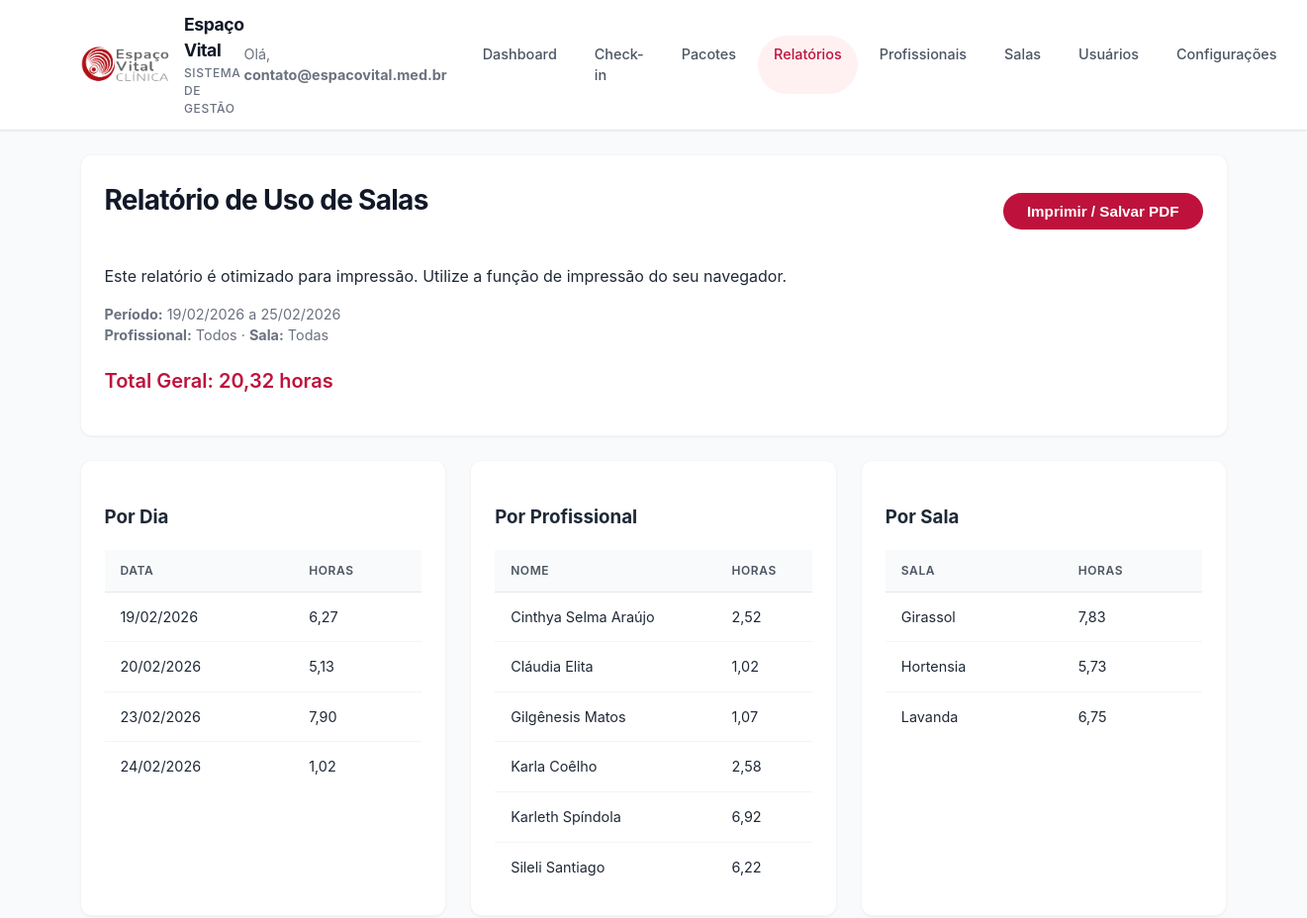
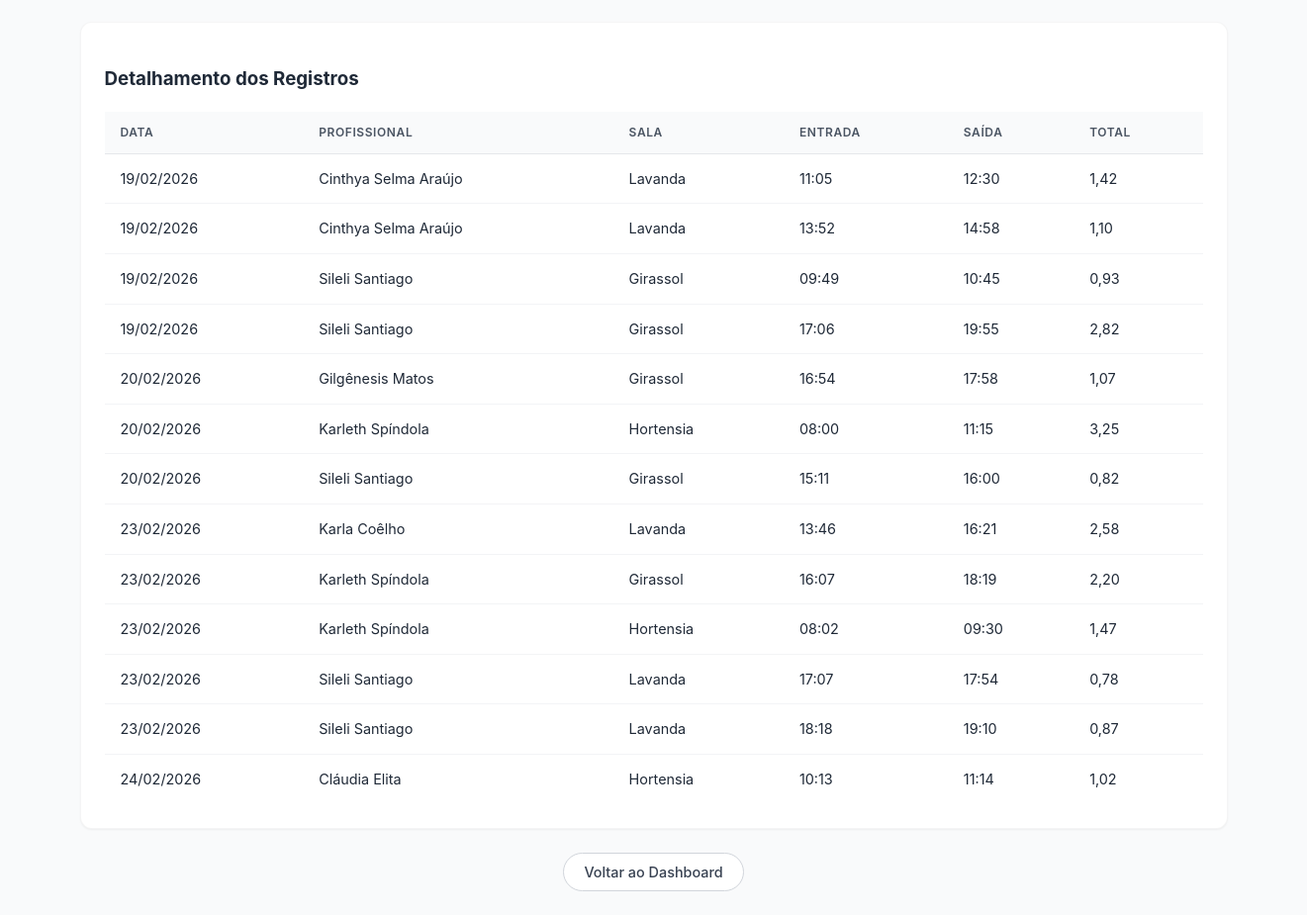
/index.php?route=relatorios (signed in), run on the app's committed database (2 pictures, top to bottom).
### tables this page shows
CREATE TABLE "registros" (
            id INTEGER PRIMARY KEY AUTOINCREMENT,
            profissional_id INTEGER,
            sala_id INTEGER,
            data TEXT,
            hora_checkin TEXT,
            hora_checkout TEXT,
            total_horas REAL,
            FOREIGN KEY(profissional_id) REFERENCES profissionais(id),
            FOREIGN KEY(sala_id) REFERENCES salas(id)
        );

CREATE TABLE profissionais (
    id INTEGER PRIMARY KEY AUTOINCREMENT,
    nome TEXT NOT NULL UNIQUE,
    ativo INTEGER NOT NULL DEFAULT 1
);

CREATE TABLE salas (
    id INTEGER PRIMARY KEY AUTOINCREMENT,
    nome TEXT NOT NULL UNIQUE,
    ativo INTEGER NOT NULL DEFAULT 1
);

### src/Controllers/ReportController.php (called while the page is built, shortened)
<?php
class ReportController extends Controller
{
    public function index()
    {
        $data_inicio = isset($_GET['data_inicio']) ? trim($_GET['data_inicio']) : '';
        $data_fim = isset($_GET['data_fim']) ? trim($_GET['data_fim']) : '';
        if ($data_inicio === '' && $data_fim === '') {
            $data_fim = date('Y-m-d');
            $data_inicio = date('Y-m-d', strtotime('-6 days'));
        } elseif ($data_inicio === '' && $data_fim !== '') {
            $data_inicio = $data_fim;
        } elseif ($data_inicio !== '' && $data_fim === '') {
            $data_fim = $data_inicio;
        }
        $profNome = null;
        $salaNome = null;
        $filters = [
            'data_inicio' => $data_inicio,
            'data_fim' => $data_fim,
            'profissional' => $profNome,
            'sala' => $salaNome
        ];
        $resumoDia = Registry::getSummaryByDay($filters);
        $resumoProf = Registry::getSummaryByProfessional($filters);
        $resumoSala = Registry::getSummaryByRoom($filters);
        $totalGeral = Registry::getTotalHours($filters);
        $detalhes = Registry::search($filters);
        $this->view('reports/index', [
            'data_inicio' => $data_inicio,
            'data_fim' => $data_fim,
            'profNome' => $profNome,
            'salaNome' => $salaNome,
            'resumoDia' => $resumoDia,
            'resumoProf' => $resumoProf,
            'resumoSala' => $resumoSala,
            'totalGeral' => $totalGeral,
            'detalhes' => $detalhes,
        ]);
    }
}

### config/autoloader.php (called while the page is built, shortened)
<?php
spl_autoload_register(function ($class) {
    $prefix = 'Clinica\\';
    $base_dir = __DIR__ . '/../src/';
    $len = strlen($prefix);
    $relative_class = substr($class, $len);
    $file = $base_dir . str_replace('\\', '/', $relative_class) . '.php';
});

### src/Helpers/DateHelper.php (called while the page is built, shortened)
<?php
class DateHelper
{
    public static function formatBr($date)
    {
        $d = DateTime::createFromFormat('Y-m-d', $date);
        return $d ? $d->format('d/m/Y') : $date;
    }
}

### src/Models/Registry.php (called while the page is built, shortened)
<?php
class Registry
{
    public static function search($filters = [])
    {
        $pdo = Database::getInstance()->getConnection();
        list($where, $params) = self::buildWhere($filters);
        $sql = "
            SELECT r.*, p.nome as profissional, s.nome as sala
            FROM registros r
            LEFT JOIN profissionais p ON r.profissional_id = p.id
            LEFT JOIN salas s ON r.sala_id = s.id
            WHERE $where
            ORDER BY r.data, profissional, sala, r.hora_checkin
        ";
        $stmt = $pdo->prepare($sql);
        $stmt->execute($params);
        return $stmt->fetchAll();
    }
    public static function getSummaryByDay($filters = [])
    {
        $pdo = Database::getInstance()->getConnection();
        list($where, $params) = self::buildWhere($filters);
        $stmt = $pdo->prepare("
            SELECT r.data, SUM(IFNULL(r.total_horas, 0)) AS horas_total
            FROM registros r
            LEFT JOIN profissionais p ON r.profissional_id = p.id
            LEFT JOIN salas s ON r.sala_id = s.id
            WHERE $where
            GROUP BY r.data ORDER BY r.data
        ");
        $stmt->execute($params);
        return $stmt->fetchAll();
    }
    public static function getSummaryByProfessional($filters = [])
    {
        $pdo = Database::getInstance()->getConnection();
        list($where, $params) = self::buildWhere($filters);
        $stmt = $pdo->prepare("
            SELECT p.nome as profissional, SUM(IFNULL(r.total_horas, 0)) AS horas_total
            FROM registros r
            LEFT JOIN profissionais p ON r.profissional_id = p.id
            LEFT JOIN salas s ON r.sala_id = s.id
            WHERE $where
            GROUP BY p.nome ORDER BY p.nome
        ");
        $stmt->execute($params);
        return $stmt->fetchAll();
    }
    public static function getSummaryByRoom($filters = [])
    {
        $pdo = Database::getInstance()->getConnection();
        list($where, $params) = self::buildWhere($filters);
        $stmt = $pdo->prepare("
            SELECT s.nome as sala, SUM(IFNULL(r.total_horas, 0)) AS horas_total
            FROM registros r
            LEFT JOIN profissionais p ON r.profissional_id = p.id
            LEFT JOIN salas s ON r.sala_id = s.id
            WHERE $where
            GROUP BY s.nome ORDER BY s.nome
        ");
        $stmt->execute($params);
        return $stmt->fetchAll();
    }
    public static function getTotalHours($filters = [])
    {
        $pdo = Database::getInstance()->getConnection();
        list($where, $params) = self::buildWhere($filters);
        $stmt = $pdo->prepare("
            SELECT SUM(IFNULL(r.total_horas, 0)) AS horas_total
            FROM registros r
            LEFT JOIN profissionais p ON r.profissional_id = p.id
            LEFT JOIN salas s ON r.sala_id = s.id
            WHERE $where
        ");
        $stmt->execute($params);
        $res = $stmt->fetch();
        return $res ? (float) $res['horas_total'] : 0.0;
    }
    private static function buildWhere($filters)
    {
        $where = "r.hora_checkout IS NOT NULL";
        $params = [];
        if (!empty($filters['data_inicio']) && !empty($filters['data_fim'])) {
            $where .= " AND r.data BETWEEN :data_inicio AND :data_fim";
            $params[':data_inicio'] = $filters['data_inicio'];
            $params[':data_fim'] = $filters['data_fim'];
        }
        return [$where, $params];
    }
}

### src/Views/reports/index.php (the view, shortened to what this page needs)
<!DOCTYPE html>
<html lang="pt-br">
<head>
    <link rel="stylesheet" href="style.css">
</head>
<body>
<?php include __DIR__ . '/../layouts/header.php'; ?>
<main class="container">
    <div class="card">
        <div class="topbar">
            <h1>Relatório de Uso de Salas</h1>
            <button type="button" class="btn-primary no-print" onclick="window.print();">Imprimir / Salvar PDF</button>
        </div>
        <div class="no-print info" style="margin-bottom:16px;">
            Este relatório é otimizado para impressão. Utilize a função de impressão do seu navegador.
        </div>
        <p class="info">
            <strong>Período:</strong> <?= \Clinica\Helpers\DateHelper::formatBr($data_inicio) ?> a <?= \Clinica\Helpers\DateHelper::formatBr($data_fim) ?><br>
            <strong>Profissional:</strong> <?= $profNome ? htmlspecialchars($profNome) : 'Todos' ?> ·
            <strong>Sala:</strong> <?= $salaNome ? htmlspecialchars($salaNome) : 'Todas' ?>
        </p>
        <h2 style="margin-top:20px; color:var(--primary-color);">Total Geral: <?= number_format($totalGeral, 2, ',', '') ?> horas</h2>
    </div>
    <div class="grid-3">
        <div class="card">
            <h3>Por Dia</h3>
            <?php if (empty($resumoDia)): ?>
                <p class="info">Sem dados.</p>
            <?php else: ?>
                <table>
                    <thead><tr><th>Data</th><th>Horas</th></tr></thead>
                    <tbody>
                        <?php foreach ($resumoDia as $r): ?>
                            <tr>
                                <td><?= \Clinica\Helpers\DateHelper::formatBr($r['data']) ?></td>
                                <td><?= number_format((float)$r['horas_total'], 2, ',', '') ?></td>
                            </tr>
                        <?php endforeach; ?>
                    </tbody>
                </table>
            <?php endif; ?>
        </div>
        <div class="card">
            <h3>Por Profissional</h3>
            <?php if (empty($resumoProf)): ?>
                <p class="info">Sem dados.</p>
            <?php else: ?>
                <table>
                    <thead><tr><th>Nome</th><th>Horas</th></tr></thead>
                    <tbody>
                        <?php foreach ($resumoProf as $r): ?>
                            <tr>
                                <td><?= htmlspecialchars($r['profissional']) ?></td>
                                <td><?= number_format((float)$r['horas_total'], 2, ',', '') ?></td>
                            </tr>
                        <?php endforeach; ?>
                    </tbody>
                </table>
            <?php endif; ?>
        </div>
        <div class="card">
            <h3>Por Sala</h3>
            <?php if (empty($resumoSala)): ?>
                <p class="info">Sem dados.</p>
            <?php else: ?>
                <table>
                    <thead><tr><th>Sala</th><th>Horas</th></tr></thead>
                    <tbody>
                        <?php foreach ($resumoSala as $r): ?>
                            <tr>
                                <td><?= htmlspecialchars($r['sala']) ?></td>
                                <td><?= number_format((float)$r['horas_total'], 2, ',', '') ?></td>
                            </tr>
                        <?php endforeach; ?>
                    </tbody>
                </table>
            <?php endif; ?>
        </div>
    </div>
    <div class="card">
        <h3>Detalhamento dos Registros</h3>
        <?php if (empty($detalhes)): ?>
            <p class="info">Nenhum registro encontrado.</p>
        <?php else: ?>
            <table>
                <thead>
                    <tr>
                        <th>Data</th>
                        <th>Profissional</th>
                        <th>Sala</th>
                        <th>Entrada</th>
                        <th>Saída</th>
                        <th>Total</th>
                    </tr>
                </thead>
                <tbody>
                    <?php foreach ($detalhes as $row): ?>
                        <tr>
                            <td><?= \Clinica\Helpers\DateHelper::formatBr($row['data']) ?></td>
                            <td><?= htmlspecialchars($row['profissional']) ?></td>
                            <td><?= htmlspecialchars($row['sala']) ?></td>
                            <td><?= htmlspecialchars($row['hora_checkin']) ?></td>
                            <td><?= htmlspecialchars($row['hora_checkout']) ?></td>
                            <td>
                                <?= $row['total_horas'] !== null ? number_format((float)$row['total_horas'], 2, ',', '') : '-' ?>
                            </td>
                        </tr>
                    <?php endforeach; ?>
                </tbody>
            </table>
        <?php endif; ?>
    </div>
    <div class="no-print" style="margin-top:20px; text-align:center;">
        <a href="index.php?route=dashboard" class="btn-secondary">Voltar ao Dashboard</a>
    </div>
</main>
</body>
</html>

### style.css (style rules this page uses)
:root { --primary-color: #be123c; --primary-hover: #9f1239; --secondary-bg: #f3f4f6; --text-main: #1f2937; --text-muted: #6b7280; --card-bg: #ffffff; --border-color: #e5e7eb; --radius-md: 12px; --radius-full: 999px; --shadow-sm: 0 1px 2px 0 rgba(0, 0, 0, 0.05); --shadow-md: 0 4px 6px -1px rgba(0, 0, 0, 0.1), 0 2px 4px -1px rgba(0, 0, 0, 0.06); --font-base: 'Inter', system-ui, -apple-system, sans-serif; }
*, *::before, *::after { box-sizing: border-box; }
body { margin: 0; padding: 0; font-family: var(--font-base); background-color: #f9fafb; color: var(--text-main); line-height: 1.5; -webkit-font-smoothing: antialiased; }
a { color: var(--primary-color); text-decoration: none; transition: color 0.2s; }
.container { max-width: 1200px; margin: 24px auto; padding: 0 20px; }
.card { background: var(--card-bg); border-radius: var(--radius-md); padding: 24px; border: 1px solid rgba(0,0,0,0.04); box-shadow: var(--shadow-sm); margin-bottom: 24px; transition: transform 0.2s ease, box-shadow 0.2s ease; }
h1 { font-size: 1.75rem; font-weight: 700; color: #111827; margin: 0 0 24px 0; letter-spacing: -0.025em; }
h2 { font-size: 1.25rem; font-weight: 600; margin: 0 0 16px 0; color: #374151; }
p.info { color: var(--text-muted); font-size: 0.9rem; margin-top: 0; }
.btn-primary { display: inline-flex; justify-content: center; align-items: center; padding: 10px 24px; border-radius: var(--radius-full); border: none; background-color: var(--primary-color); color: white; font-weight: 600; font-size: 0.95rem; cursor: pointer; box-shadow: 0 1px 2px 0 rgba(0, 0, 0, 0.05); transition: all 0.2s; }
.btn-secondary { display: inline-flex; justify-content: center; align-items: center; padding: 8px 20px; border-radius: var(--radius-full); border: 1px solid #d1d5db; background-color: white; color: #374151; font-weight: 500; font-size: 0.9rem; cursor: pointer; transition: all 0.2s; }
table { width: 100%; border-collapse: separate; border-spacing: 0; font-size: 0.9rem; }
th { background-color: #f9fafb; color: #4b5563; font-weight: 600; text-transform: uppercase; font-size: 0.75rem; letter-spacing: 0.05em; padding: 12px 16px; border-bottom: 1px solid #e5e7eb; text-align: left; }
td { padding: 14px 16px; border-bottom: 1px solid #f3f4f6; color: #1f2937; }
tr:last-child td { border-bottom: none; }
.grid-3 { display: grid; grid-template-columns: repeat(3, 1fr); gap: 24px; }
.topbar { display: flex; justify-content: space-between; align-items: center; margin-bottom: 20px; }

### data on the page
registros: data "19/02/2026", profissional.nome "Cinthya Selma Araújo", sala.nome "Lavanda", hora_checkin "11:05", hora_checkout "12:30", total_horas "1,42"
registros: data "19/02/2026", profissional.nome "Cinthya Selma Araújo", sala.nome "Lavanda", hora_checkin "13:52", hora_checkout "14:58", total_horas "1,10"
registros: data "19/02/2026", profissional.nome "Sileli Santiago", sala.nome "Girassol", hora_checkin "09:49", hora_checkout "10:45", total_horas "0,93"
registros: data "19/02/2026", profissional.nome "Sileli Santiago", sala.nome "Girassol", hora_checkin "17:06", hora_checkout "19:55", total_horas "2,82"
registros: data "20/02/2026", profissional.nome "Gilgênesis Matos", sala.nome "Girassol", hora_checkin "16:54", hora_checkout "17:58", total_horas "1,07"
registros: data "20/02/2026", profissional.nome "Karleth Spíndola", sala.nome "Hortensia", hora_checkin "08:00", hora_checkout "11:15", total_horas "3,25"
registros: data "20/02/2026", profissional.nome "Sileli Santiago", sala.nome "Girassol", hora_checkin "15:11", hora_checkout "16:00", total_horas "0,82"
registros: data "23/02/2026", profissional.nome "Karla Coêlho", sala.nome "Lavanda", hora_checkin "13:46", hora_checkout "16:21", total_horas "2,58"
registros: data "23/02/2026", profissional.nome "Karleth Spíndola", sala.nome "Girassol", hora_checkin "16:07", hora_checkout "18:19", total_horas "2,20"
registros: data "23/02/2026", profissional.nome "Karleth Spíndola", sala.nome "Hortensia", hora_checkin "08:02", hora_checkout "09:30", total_horas "1,47"
registros: data "23/02/2026", profissional.nome "Sileli Santiago", sala.nome "Lavanda", hora_checkin "17:07", hora_checkout "17:54", total_horas "0,78"
registros: data "23/02/2026", profissional.nome "Sileli Santiago", sala.nome "Lavanda", hora_checkin "18:18", hora_checkout "19:10", total_horas "0,87"
registros: data "24/02/2026", profissional.nome "Cláudia Elita", sala.nome "Hortensia", hora_checkin "10:13", hora_checkout "11:14", total_horas "1,02"

### other printed values
$userEmail "contato@espacovital.med.br"
$totalGeral "20,32"
$r['horas_total'] "6,27"
$r['horas_total'] "5,13"
$r['horas_total'] "7,90"
$r['horas_total'] "1,02"
$r['profissional'] "Cinthya Selma Araújo"
$r['horas_total'] "2,52"
$r['profissional'] "Cláudia Elita"
$r['profissional'] "Gilgênesis Matos"
$r['horas_total'] "1,07"
$r['profissional'] "Karla Coêlho"
$r['horas_total'] "2,58"
$r['profissional'] "Karleth Spíndola"
$r['horas_total'] "6,92"
